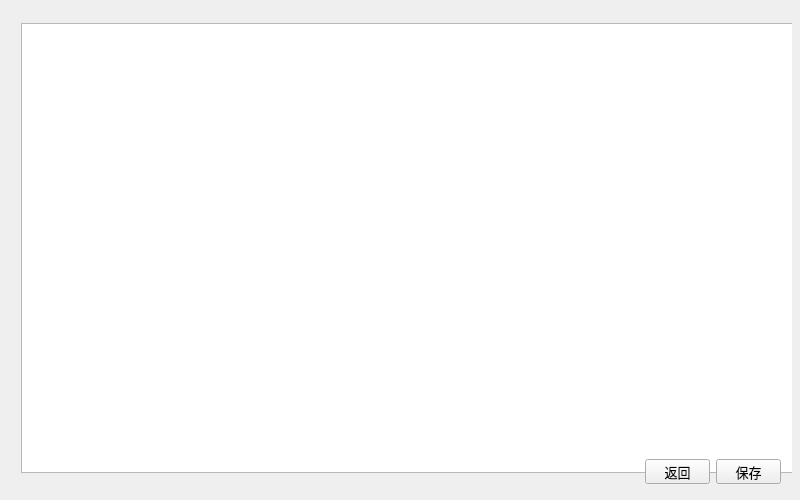
<?xml version="1.0" encoding="UTF-8"?>
<ui version="4.0">
 <class>DTSPageSynConfig</class>
 <widget class="QWidget" name="DTSPageSynConfig">
  <property name="geometry">
   <rect>
    <x>0</x>
    <y>0</y>
    <width>800</width>
    <height>500</height>
   </rect>
  </property>
  <property name="minimumSize">
   <size>
    <width>800</width>
    <height>500</height>
   </size>
  </property>
  <property name="maximumSize">
   <size>
    <width>800</width>
    <height>500</height>
   </size>
  </property>
  <property name="font">
   <font>
    <family>微软雅黑</family>
    <pointsize>10</pointsize>
   </font>
  </property>
  <property name="windowTitle">
   <string>同步设置设置</string>
  </property>
  <widget class="QWidget" name="">
   <property name="geometry">
    <rect>
     <x>10</x>
     <y>12</y>
     <width>782</width>
     <height>483</height>
    </rect>
   </property>
   <layout class="QGridLayout" name="gridLayout">
    <item row="0" column="0" colspan="3">
     <widget class="QTableView" name="m_tvTable">
      <property name="minimumSize">
       <size>
        <width>780</width>
        <height>450</height>
       </size>
      </property>
      <property name="maximumSize">
       <size>
        <width>780</width>
        <height>450</height>
       </size>
      </property>
     </widget>
    </item>
    <item row="1" column="0">
     <spacer name="horizontalSpacer">
      <property name="orientation">
       <enum>Qt::Horizontal</enum>
      </property>
      <property name="sizeHint" stdset="0">
       <size>
        <width>40</width>
        <height>20</height>
       </size>
      </property>
     </spacer>
    </item>
    <item row="1" column="1">
     <widget class="QPushButton" name="m_pbCancel">
      <property name="minimumSize">
       <size>
        <width>65</width>
        <height>25</height>
       </size>
      </property>
      <property name="maximumSize">
       <size>
        <width>65</width>
        <height>25</height>
       </size>
      </property>
      <property name="text">
       <string>返回</string>
      </property>
     </widget>
    </item>
    <item row="1" column="2">
     <widget class="QPushButton" name="m_pbSave">
      <property name="minimumSize">
       <size>
        <width>65</width>
        <height>25</height>
       </size>
      </property>
      <property name="maximumSize">
       <size>
        <width>65</width>
        <height>25</height>
       </size>
      </property>
      <property name="text">
       <string>保存</string>
      </property>
     </widget>
    </item>
   </layout>
  </widget>
 </widget>
 <layoutdefault spacing="6" margin="11"/>
 <resources/>
 <connections/>
</ui>
